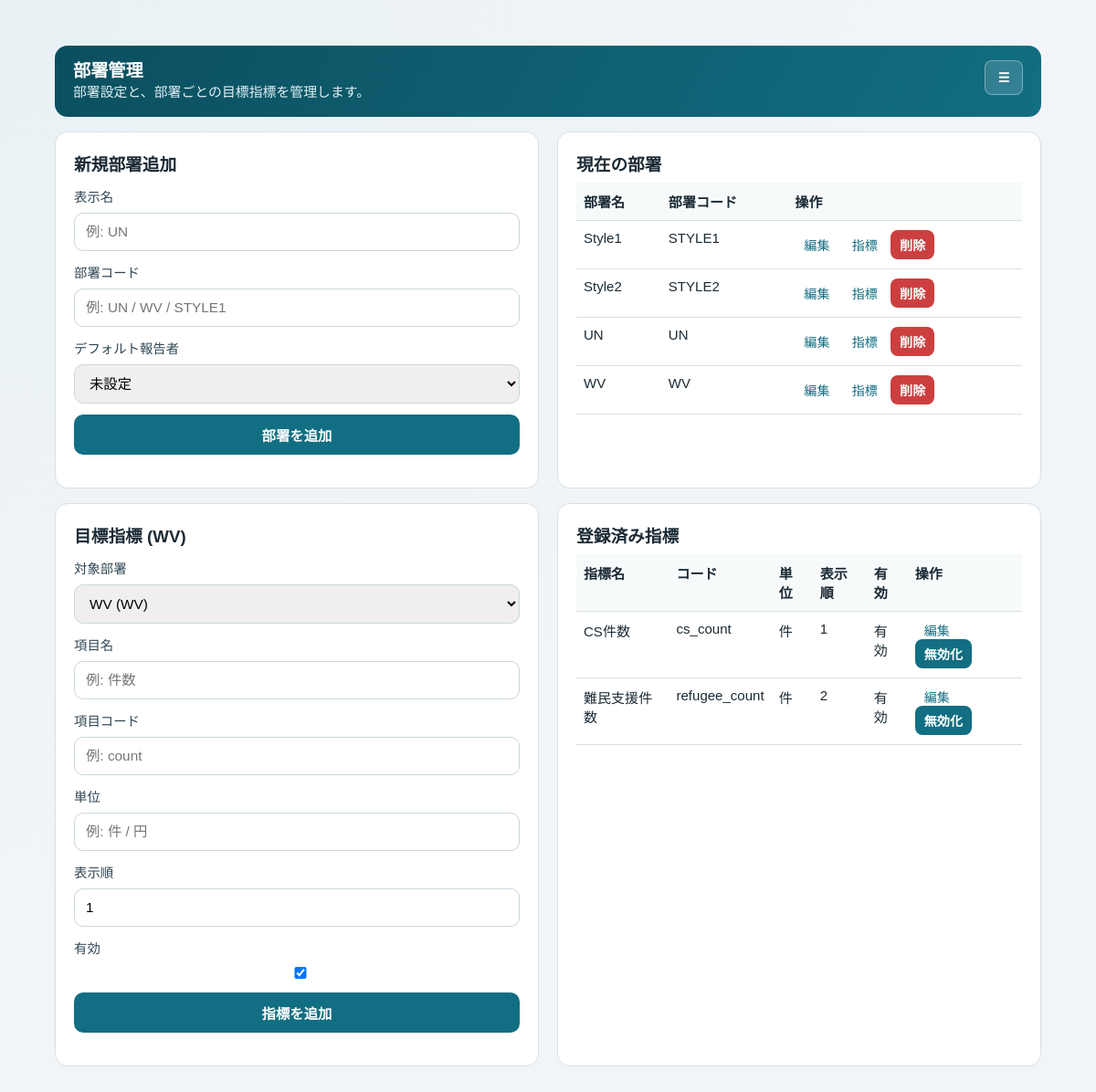
Before: /dashboard/departments/?metric_department=2 (signed in) with the older database file.
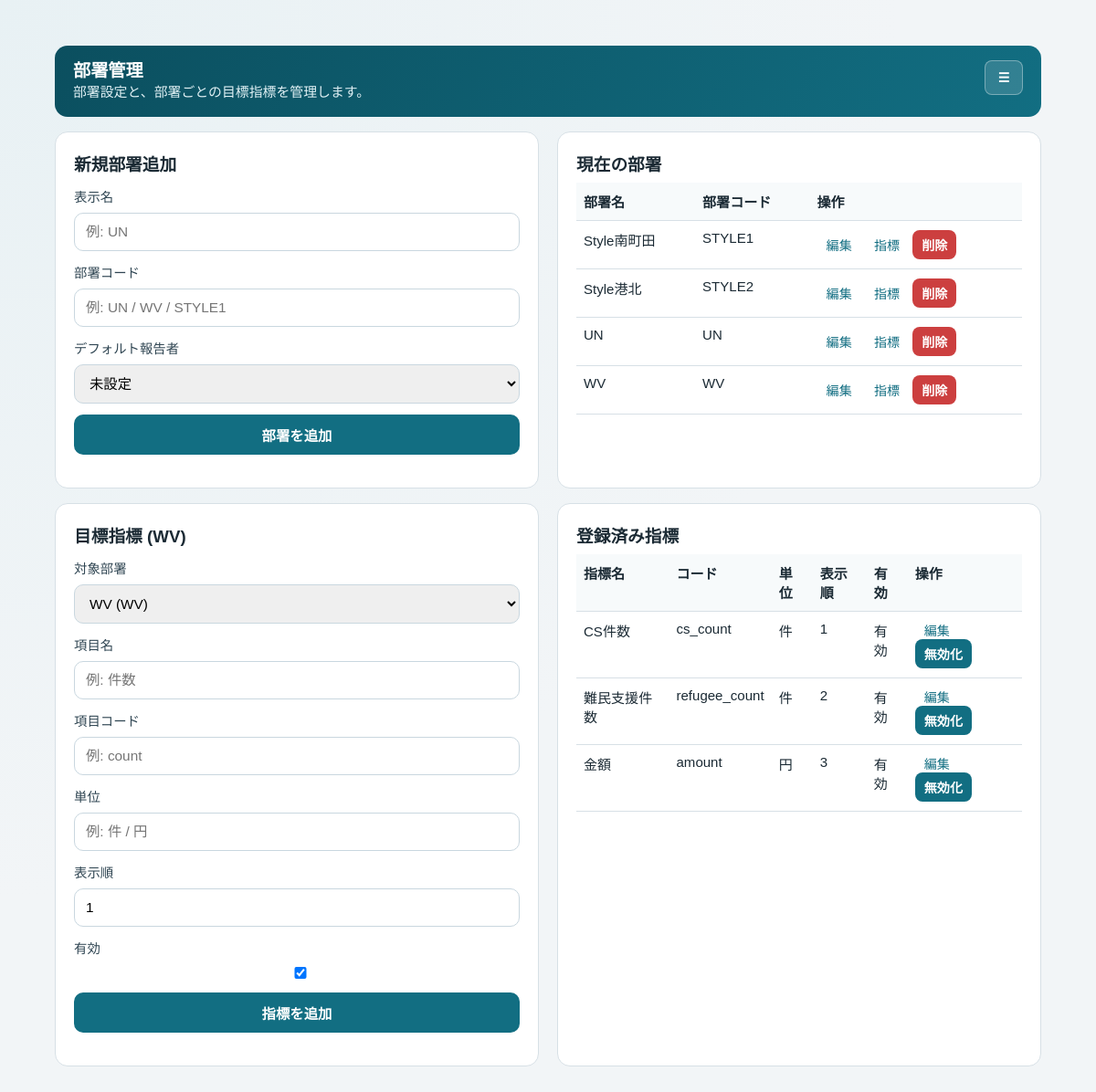
After: the same page with the newer database file.
### apps/accounts/models.py (models this page shows, shortened)
class Department(models.Model):
    code = models.CharField(max_length=32, unique=True)
    name = models.CharField(max_length=64)
    default_reporter = models.ForeignKey(
        "Member",
        on_delete=models.SET_NULL,
        null=True,
        blank=True,
        related_name="default_department_links",
    )
    is_active = models.BooleanField(default=True)
    created_at = models.DateTimeField(auto_now_add=True)
    class Meta:
        ordering = ["code"]

### apps/targets/models.py (models this page shows)
class TargetMetric(models.Model):
    department = models.ForeignKey(
        Department,
        on_delete=models.CASCADE,
        related_name="target_metrics",
    )
    code = models.CharField(max_length=32)
    label = models.CharField(max_length=64)
    unit = models.CharField(max_length=16, blank=True)
    display_order = models.PositiveIntegerField(default=1)
    is_active = models.BooleanField(default=True)
    created_at = models.DateTimeField(auto_now_add=True)
    updated_at = models.DateTimeField(auto_now=True)
    class Meta:
        ordering = ["department__code", "display_order", "id"]
        unique_together = ("department", "code")

### apps/dashboard/views.py (the view, shortened to what this page needs)
# urls.py: path("departments/", department_settings, name="department_settings"),
@require_roles(ROLE_ADMIN)
def department_settings(request: HttpRequest) -> HttpResponse:
    status_message = None
    edit_department = None
    selected_metric_department = None
    edit_metric = None
    edit_id = request.GET.get("edit")
    if edit_id and edit_id.isdigit():
        edit_department = Department.objects.filter(id=int(edit_id)).first()
    metric_department_id = request.GET.get("metric_department")
    if metric_department_id and metric_department_id.isdigit():
        selected_metric_department = Department.objects.filter(id=int(metric_department_id)).first()
    if not selected_metric_department:
        selected_metric_department = edit_department or Department.objects.order_by("code").first()
    form = _department_form(
        initial={
            "name": edit_department.name,
            "code": edit_department.code,
            "default_reporter": edit_department.default_reporter_id,
        }
        if edit_department
        else None,
        edit_department=edit_department,
    )
    metric_form = _target_metric_form(initial={"display_order": 1, "is_active": True})
    edit_metric_id = request.GET.get("edit_metric")
    departments = Department.objects.all()
    metrics = TargetMetric.objects.none()
    if selected_metric_department:
        metrics = TargetMetric.objects.filter(department=selected_metric_department).order_by("display_order", "id")
    return render(
        request,
        "dashboard/department_settings.html",
        {
            "form": form,
            "departments": departments,
            "edit_department": edit_department,
            "status_message": status_message,
            "metric_form": metric_form,
            "metrics": metrics,
            "selected_metric_department": selected_metric_department,
            "edit_metric": edit_metric,
        },
    )

### apps/dashboard/forms.py
class DepartmentForm(forms.Form):
    name = forms.CharField(
        label="表示名",
        max_length=64,
        widget=forms.TextInput(attrs={"placeholder": "例: UN"}),
    )
    code = forms.CharField(
        label="部署コード",
        max_length=32,
        widget=forms.TextInput(attrs={"placeholder": "例: UN / WV / STYLE1"}),
    )
    default_reporter = forms.ModelChoiceField(
        label="デフォルト報告者",
        required=False,
        queryset=Member.objects.none(),
        empty_label="未設定",
    )

### apps/accounts/auth.py (called while the page is built)
def require_roles(*allowed_roles: str):
    def decorator(view_func):
        @wraps(view_func)
        def wrapper(request: HttpRequest, *args, **kwargs) -> HttpResponse:
            role = request.session.get(SESSION_ROLE_KEY)
            if role not in allowed_roles:
                return redirect("home")
            return view_func(request, *args, **kwargs)
        return wrapper
    return decorator

### apps/dashboard/views.py (called while the page is built)
def _target_metric_form(*, data=None, initial=None) -> TargetMetricForm:
    return TargetMetricForm(data=data, initial=initial)

### apps/dashboard/templates/dashboard/department_settings.html (shortened to what the changed rows need)
{% extends "base.html" %}
{% block content %}
<div class="container">
  <section class="grid grid-2" style="margin-top: 16px;">
    <article class="card">
      {% if departments %}
      <table>
        <thead>
          <tr><th>部署名</th><th>部署コード</th><th>操作</th></tr>
        </thead>
        <tbody>
          {% for department in departments %}
          <tr>
            <td>{{ department.name }}</td>
            <td>{{ department.code }}</td>
            <td>
              <a class="btn-inline" href="{% url 'department_settings' %}?edit={{ department.id }}">編集</a>
              <a class="btn-inline" href="{% url 'department_settings' %}?metric_department={{ department.id }}">指標</a>
              <form method="post" action="{% url 'department_delete' department.id %}" style="display:inline;" onsubmit="return confirm('この部署を削除します。よろしいですか？');">
                <button class="btn-inline btn-danger" type="submit">削除</button>
              </form>
            </td>
          </tr>
          {% endfor %}
        </tbody>
      </table>
      {% else %}
      <p class="muted">まだ部署は登録されていません。</p>
      {% endif %}
    </article>
  </section>
  <section class="grid grid-2" style="margin-top: 16px;">
    <article class="card">
      <h3>目標指標{% if selected_metric_department %} ({{ selected_metric_department.name }}){% endif %}</h3>
      <form method="get" style="margin-bottom: 10px;">
        <label for="metric_department">対象部署</label>
        <select id="metric_department" name="metric_department" onchange="this.form.submit()">
        </select>
      </form>
      {% if selected_metric_department %}
      <form method="post">
        <label for="id_label">{{ metric_form.label.label }}</label>
        {{ metric_form.label }}
        <label for="id_code">{{ metric_form.code.label }}</label>
        {{ metric_form.code }}
        <label for="id_unit">{{ metric_form.unit.label }}</label>
        {{ metric_form.unit }}
        <label for="id_display_order">{{ metric_form.display_order.label }}</label>
        {{ metric_form.display_order }}
        <label for="id_is_active">{{ metric_form.is_active.label }}</label>
        {{ metric_form.is_active }}
        <button type="submit" style="margin-top: 12px;">
        </button>
      </form>
      {% else %}
      <p class="muted">部署がありません。先に部署を登録してください。</p>
      {% endif %}
    </article>
    <article class="card">
      {% if metrics %}
      <table>
        <thead>
          <tr><th>指標名</th><th>コード</th><th>単位</th><th>表示順</th><th>有効</th><th>操作</th></tr>
        </thead>
        <tbody>
          {% for metric in metrics %}
          <tr>
            <td>{{ metric.label }}</td>
            <td>{{ metric.code }}</td>
            <td>{{ metric.unit|default:"-" }}</td>
            <td>{{ metric.display_order }}</td>
            <td>{% if metric.is_active %}有効{% else %}無効{% endif %}</td>
            <td>
              <a class="btn-inline" href="{% url 'department_settings' %}?metric_department={{ selected_metric_department.id }}&edit_metric={{ metric.id }}">編集</a>
              <form method="post" style="display:inline;">
                <button class="btn-inline" type="submit">{% if metric.is_active %}無効化{% else %}有効化{% endif %}</button>
              </form>
            </td>
          </tr>
          {% endfor %}
        </tbody>
      </table>
      {% else %}
      <p class="muted">この部署の指標はまだありません。</p>
      {% endif %}
    </article>
  </section>
</div>
{% endblock %}

Changed rows visible on the page:
changed Department "STYLE1": name "Style1" → "Style南町田"
changed Department "STYLE2": name "Style2" → "Style港北"
added TargetMetric: label "金額", code "amount", unit "円", display_order "3", is_active "有効"
